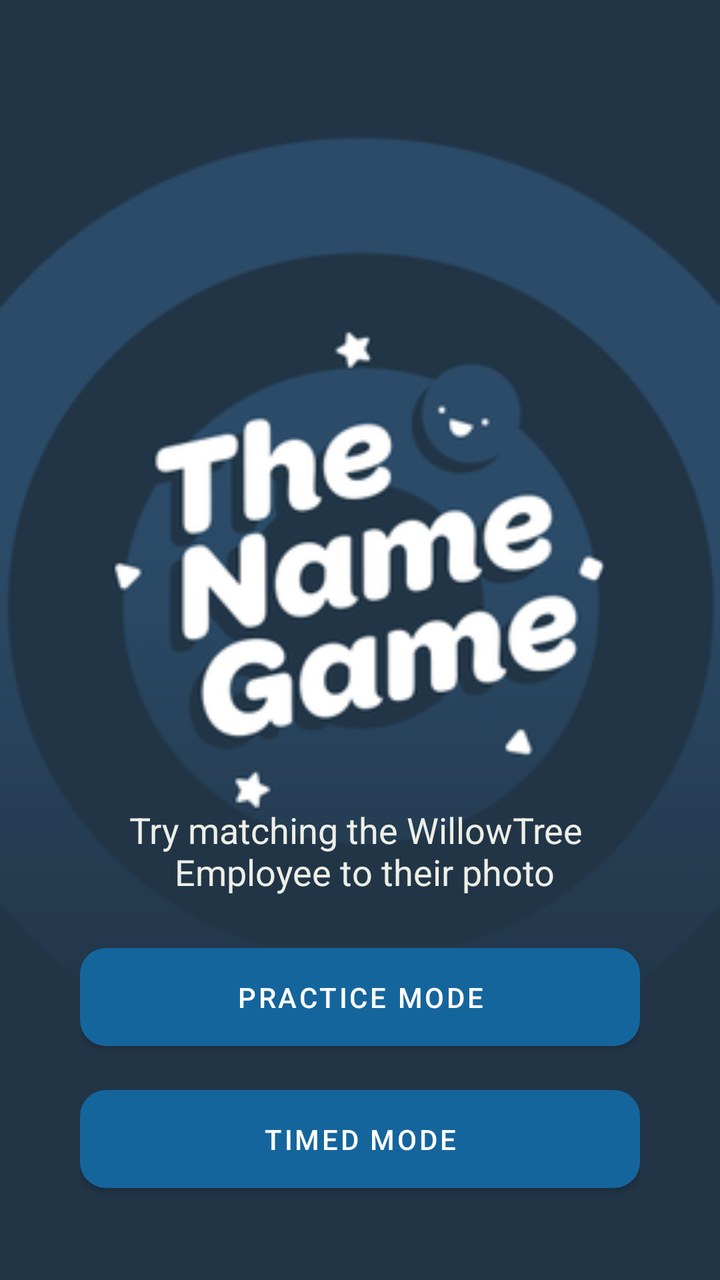
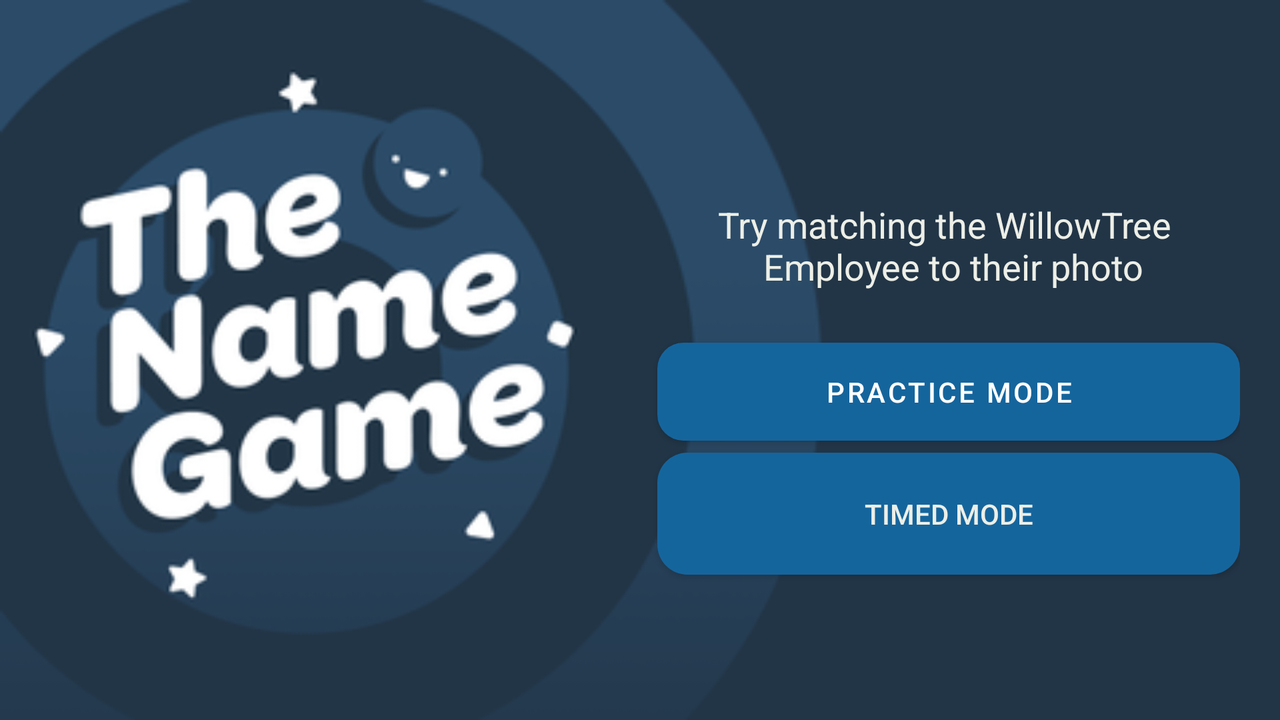

One screen, two layout resources from the same app: the default and the author's alternative for another configuration. Each is rendered where Android would select it; the XML of both is given below.
<!-- AndroidManifest.xml: application theme AppTheme -->
<!-- res/layout/fragment_main_menu.xml -->
<?xml version="1.0" encoding="utf-8"?>
<androidx.constraintlayout.widget.ConstraintLayout xmlns:android="http://schemas.android.com/apk/res/android"
    xmlns:tools="http://schemas.android.com/tools"
    android:layout_width="match_parent"
    android:layout_height="match_parent"
    xmlns:app="http://schemas.android.com/apk/res-auto"
    tools:context=".ui.NameGameActivity"
    android:background="@drawable/background_portrait"
    android:id="@+id/container"
    android:paddingStart="@dimen/mainMenuPaddingPortrait"
    android:paddingEnd="@dimen/mainMenuPaddingPortrait"
    android:paddingBottom="@dimen/mainMenuPaddingPortrait">

    <TextView
        android:layout_width="wrap_content"
        android:layout_height="wrap_content"
        android:text="@string/mainMenuInstructions"
        android:textColor="@color/offWhite"
        app:layout_constraintBottom_toTopOf="@+id/practiceModeBtn"
        app:layout_constraintEnd_toEndOf="@+id/practiceModeBtn"
        app:layout_constraintStart_toStartOf="@+id/practiceModeBtn"
        android:layout_marginBottom="20dp"
        android:textSize="18sp"
        android:gravity="center"/>

    <com.google.android.material.button.MaterialButton
        android:id="@+id/practiceModeBtn"
        android:layout_width="0dp"
        android:layout_height="wrap_content"
        android:text="@string/practiceModeBtnTxt"
        android:contentDescription="@string/practiceModeBtnTxt"
        app:layout_constraintBottom_toTopOf="@+id/timedModeBtn"
        app:layout_constraintEnd_toEndOf="@+id/timedModeBtn"
        app:layout_constraintStart_toStartOf="@+id/timedModeBtn"
        android:layout_marginBottom="10dp"
        android:paddingTop="15dp"
        android:paddingBottom="15dp"
        app:cornerRadius="13dp"
        app:backgroundTint="@color/colorAccent"/>

    <com.google.android.material.button.MaterialButton
        android:id="@+id/timedModeBtn"
        android:layout_width="0dp"
        android:layout_height="wrap_content"
        android:text="@string/timedModeBtnTxt"
        android:contentDescription="@string/timedModeBtnTxt"
        app:layout_constraintBottom_toBottomOf="parent"
        app:layout_constraintEnd_toEndOf="parent"
        app:layout_constraintStart_toStartOf="parent"
        android:paddingTop="15dp"
        android:paddingBottom="15dp"
        app:cornerRadius="13dp"
        app:backgroundTint="@color/colorAccent"/>

</androidx.constraintlayout.widget.ConstraintLayout>
<!-- resources referenced by this layout -->
<resources>
  <color name="colorAccent">#15659D</color>
  <color name="offWhite">#edefe7</color>
  <dimen name="mainMenuPaddingPortrait">40dp</dimen>
  <!-- drawable background_portrait: png bitmap (drawable-hdpi, 17980 bytes) -->
  <string name="mainMenuInstructions">Try matching the WillowTree "\n" Employee to their photo</string>
  <string name="practiceModeBtnTxt">Practice Mode</string>
  <string name="timedModeBtnTxt">Timed Mode</string>
  <style name="AppTheme" parent="Theme.MaterialComponents.Light.NoActionBar">
          
          <item name="colorPrimary">@color/colorPrimary</item>
          <item name="colorPrimaryDark">@color/colorPrimaryDark</item>
          <item name="colorAccent">@color/colorAccent</item>
      </style>
  <color name="colorPrimary">#2B4C68</color>
  <color name="colorPrimaryDark">#223547</color>
</resources>
<!-- res/layout-land/fragment_main_menu.xml (the author's variant of the layout above) -->
<!-- drawn on the phone turned sideways -->
<?xml version="1.0" encoding="utf-8"?>
<androidx.constraintlayout.widget.ConstraintLayout xmlns:android="http://schemas.android.com/apk/res/android"
    xmlns:app="http://schemas.android.com/apk/res-auto"
    xmlns:tools="http://schemas.android.com/tools"
    android:id="@+id/container"
    android:layout_width="match_parent"
    android:layout_height="match_parent"
    android:background="@drawable/background_landscape"
    android:paddingEnd="@dimen/mainMenuPaddingLandscape"
    tools:context=".MainActivity.MainActivity">

    <TextView
        android:id="@+id/textView"
        android:layout_width="wrap_content"
        android:layout_height="wrap_content"
        android:gravity="center"
        android:text="@string/mainMenuInstructions"
        android:textColor="@color/offWhite"
        android:textSize="18sp"
        app:layout_constraintEnd_toEndOf="parent"
        app:layout_constraintStart_toStartOf="@+id/guideline"
        app:layout_constraintTop_toTopOf="parent"
        android:layout_marginTop="100dp"/>

    <com.google.android.material.button.MaterialButton
        android:id="@+id/practiceModeBtn"
        android:layout_width="0dp"
        android:layout_height="wrap_content"
        android:contentDescription="@string/practiceModeBtnTxt"
        android:text="@string/practiceModeBtnTxt"
        app:layout_constraintEnd_toEndOf="parent"
        app:layout_constraintTop_toBottomOf="@+id/textView"
        app:layout_constraintStart_toStartOf="@id/guideline"
        android:layout_marginTop="20dp"
        android:paddingTop="15dp"
        android:paddingBottom="15dp"
        app:cornerRadius="13dp"
        app:backgroundTint="@color/colorAccent"/>

    <com.google.android.material.button.MaterialButton
        android:id="@+id/timedModeBtn"
        style="@style/modeBtnTheme"
        android:layout_width="0dp"
        android:layout_height="wrap_content"
        android:contentDescription="@string/timedModeBtnTxt"
        android:text="@string/timedModeBtnTxt"
        app:layout_constraintEnd_toEndOf="parent"
        app:layout_constraintStart_toStartOf="@+id/practiceModeBtn"
        app:layout_constraintTop_toBottomOf="@+id/practiceModeBtn"
        android:paddingTop="15dp"
        android:paddingBottom="15dp"
        app:cornerRadius="13dp"
        app:backgroundTint="@color/colorAccent"/>

    <androidx.constraintlayout.widget.Guideline
        android:id="@+id/guideline"
        android:layout_width="wrap_content"
        android:layout_height="wrap_content"
        android:orientation="vertical"
        app:layout_constraintBottom_toBottomOf="parent"
        app:layout_constraintGuide_percent=".53"/>


</androidx.constraintlayout.widget.ConstraintLayout>
<!-- resources referenced by the variant -->
<!-- as the phone turned sideways resolves them -->
<resources>
  <color name="colorAccent">#15659D</color>
  <color name="offWhite">#edefe7</color>
  <dimen name="mainMenuPaddingLandscape">20dp</dimen>
  <!-- drawable background_landscape: png bitmap (drawable-hdpi, 18332 bytes) -->
  <string name="mainMenuInstructions">Try matching the WillowTree "\n" Employee to their photo</string>
  <string name="practiceModeBtnTxt">Practice Mode</string>
  <string name="timedModeBtnTxt">Timed Mode</string>
  <style name="modeBtnTheme" parent="Widget.AppCompat.Button.Colored">
  
          <item name="android:textColor">@color/offWhite</item>
  
          <item name="android:backgroundTint">@color/colorAccent</item>
  
          <item name="android:background">@drawable/btn_shape</item>
  
      </style>
  <style name="AppTheme" parent="Theme.MaterialComponents.Light.NoActionBar">
          
          <item name="colorPrimary">@color/colorPrimary</item>
          <item name="colorPrimaryDark">@color/colorPrimaryDark</item>
          <item name="colorAccent">@color/colorAccent</item>
      </style>
  <!-- drawable btn_shape (drawable) -->
  <shape xmlns:android="http://schemas.android.com/apk/res/android"
      android:shape="rectangle">
  
      <solid android:color="@color/colorAccent"/>
      
      <corners android:radius="15dp" />
  
      <padding android:bottom="2dp"
          android:left="2dp"
          android:right="2dp"
          android:top="2dp"/>
  </shape>
  <color name="colorPrimary">#2B4C68</color>
  <color name="colorPrimaryDark">#223547</color>
</resources>
